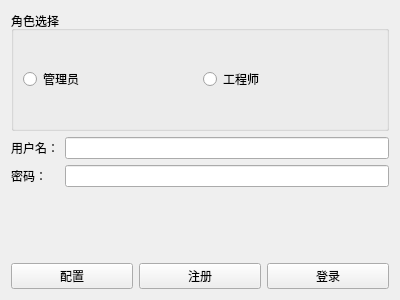
<?xml version="1.0" encoding="UTF-8"?>
<ui version="4.0">
 <class>Login</class>
 <widget class="QWidget" name="Login">
  <property name="geometry">
   <rect>
    <x>0</x>
    <y>0</y>
    <width>400</width>
    <height>300</height>
   </rect>
  </property>
  <property name="windowTitle">
   <string>登录</string>
  </property>
  <layout class="QVBoxLayout" name="verticalLayout">
   <item>
    <widget class="QGroupBox" name="radioGroupRole">
     <property name="title">
      <string>角色选择</string>
     </property>
     <layout class="QHBoxLayout" name="horizontalLayout">
      <item>
       <widget class="QRadioButton" name="radioAdmin">
        <property name="text">
         <string>管理员</string>
        </property>
       </widget>
      </item>
      <item>
       <widget class="QRadioButton" name="radioEngineer">
        <property name="text">
         <string>工程师</string>
        </property>
       </widget>
      </item>
     </layout>
    </widget>
   </item>
   <item>
    <layout class="QFormLayout" name="formLayout">
     <item row="0" column="0">
      <widget class="QLabel" name="labelUsername">
       <property name="text">
        <string>用户名：</string>
       </property>
      </widget>
     </item>
     <item row="0" column="1">
      <widget class="QLineEdit" name="lineEditUsername"/>
     </item>
     <item row="1" column="0">
      <widget class="QLabel" name="labelPassword">
       <property name="text">
        <string>密码：</string>
       </property>
      </widget>
     </item>
     <item row="1" column="1">
      <widget class="QLineEdit" name="lineEditPassword">
       <property name="echoMode">
        <enum>QLineEdit::Password</enum>
       </property>
      </widget>
     </item>
    </layout>
   </item>
   <item>
    <layout class="QHBoxLayout" name="horizontalLayout_2">
     <item>
      <widget class="QPushButton" name="btnConfig">
       <property name="text">
        <string>配置</string>
       </property>
      </widget>
     </item>
     <item>
      <widget class="QPushButton" name="btnRegister">
       <property name="text">
        <string>注册</string>
       </property>
      </widget>
     </item>
     <item>
      <widget class="QPushButton" name="btnLogin">
       <property name="text">
        <string>登录</string>
       </property>
      </widget>
     </item>
    </layout>
   </item>
  </layout>
 </widget>
 <resources/>
 <connections/>
</ui> 
